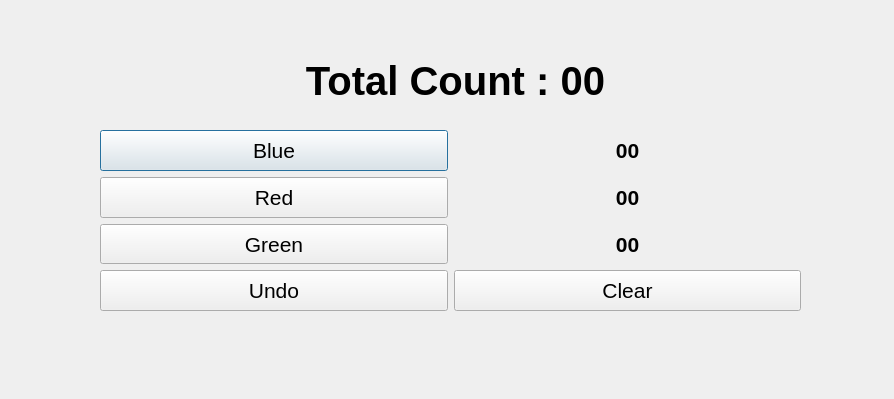
<?xml version="1.0" encoding="UTF-8"?>
<ui version="4.0">
 <class>Dialog</class>
 <widget class="QDialog" name="Dialog">
  <property name="geometry">
   <rect>
    <x>0</x>
    <y>0</y>
    <width>894</width>
    <height>399</height>
   </rect>
  </property>
  <property name="windowTitle">
   <string>Counter</string>
  </property>
  <widget class="QLabel" name="label">
   <property name="geometry">
    <rect>
     <x>110</x>
     <y>30</y>
     <width>691</width>
     <height>101</height>
    </rect>
   </property>
   <property name="font">
    <font>
     <pointsize>30</pointsize>
     <weight>75</weight>
     <bold>true</bold>
    </font>
   </property>
   <property name="text">
    <string>Total Count : 00</string>
   </property>
   <property name="alignment">
    <set>Qt::AlignCenter</set>
   </property>
  </widget>
  <widget class="QWidget" name="horizontalLayoutWidget">
   <property name="geometry">
    <rect>
     <x>100</x>
     <y>130</y>
     <width>701</width>
     <height>181</height>
    </rect>
   </property>
   <layout class="QHBoxLayout" name="horizontalLayout">
    <item>
     <layout class="QVBoxLayout" name="verticalLayout">
      <item>
       <widget class="QPushButton" name="btn_1">
        <property name="sizePolicy">
         <sizepolicy hsizetype="Minimum" vsizetype="Minimum">
          <horstretch>0</horstretch>
          <verstretch>0</verstretch>
         </sizepolicy>
        </property>
        <property name="font">
         <font>
          <pointsize>16</pointsize>
         </font>
        </property>
        <property name="text">
         <string>Blue</string>
        </property>
       </widget>
      </item>
      <item>
       <widget class="QPushButton" name="btn_2">
        <property name="sizePolicy">
         <sizepolicy hsizetype="Minimum" vsizetype="Minimum">
          <horstretch>0</horstretch>
          <verstretch>0</verstretch>
         </sizepolicy>
        </property>
        <property name="font">
         <font>
          <pointsize>16</pointsize>
         </font>
        </property>
        <property name="text">
         <string>Red</string>
        </property>
       </widget>
      </item>
      <item>
       <widget class="QPushButton" name="btn_3">
        <property name="sizePolicy">
         <sizepolicy hsizetype="Minimum" vsizetype="Minimum">
          <horstretch>0</horstretch>
          <verstretch>0</verstretch>
         </sizepolicy>
        </property>
        <property name="font">
         <font>
          <pointsize>16</pointsize>
         </font>
        </property>
        <property name="text">
         <string>Green</string>
        </property>
       </widget>
      </item>
      <item>
       <widget class="QPushButton" name="btn_undo">
        <property name="sizePolicy">
         <sizepolicy hsizetype="Minimum" vsizetype="Minimum">
          <horstretch>0</horstretch>
          <verstretch>0</verstretch>
         </sizepolicy>
        </property>
        <property name="font">
         <font>
          <pointsize>16</pointsize>
         </font>
        </property>
        <property name="text">
         <string>Undo</string>
        </property>
       </widget>
      </item>
     </layout>
    </item>
    <item>
     <layout class="QVBoxLayout" name="verticalLayout_2">
      <item>
       <widget class="QLabel" name="label_2">
        <property name="font">
         <font>
          <pointsize>16</pointsize>
          <weight>75</weight>
          <bold>true</bold>
         </font>
        </property>
        <property name="text">
         <string>00</string>
        </property>
        <property name="alignment">
         <set>Qt::AlignCenter</set>
        </property>
       </widget>
      </item>
      <item>
       <widget class="QLabel" name="label_3">
        <property name="font">
         <font>
          <pointsize>16</pointsize>
          <weight>75</weight>
          <bold>true</bold>
         </font>
        </property>
        <property name="text">
         <string>00</string>
        </property>
        <property name="alignment">
         <set>Qt::AlignCenter</set>
        </property>
       </widget>
      </item>
      <item>
       <widget class="QLabel" name="label_4">
        <property name="font">
         <font>
          <pointsize>16</pointsize>
          <weight>75</weight>
          <bold>true</bold>
         </font>
        </property>
        <property name="text">
         <string>00</string>
        </property>
        <property name="alignment">
         <set>Qt::AlignCenter</set>
        </property>
       </widget>
      </item>
      <item>
       <widget class="QPushButton" name="btn_clear">
        <property name="sizePolicy">
         <sizepolicy hsizetype="Minimum" vsizetype="Minimum">
          <horstretch>0</horstretch>
          <verstretch>0</verstretch>
         </sizepolicy>
        </property>
        <property name="font">
         <font>
          <pointsize>16</pointsize>
         </font>
        </property>
        <property name="text">
         <string>Clear</string>
        </property>
       </widget>
      </item>
     </layout>
    </item>
   </layout>
  </widget>
 </widget>
 <resources/>
 <connections/>
</ui>
